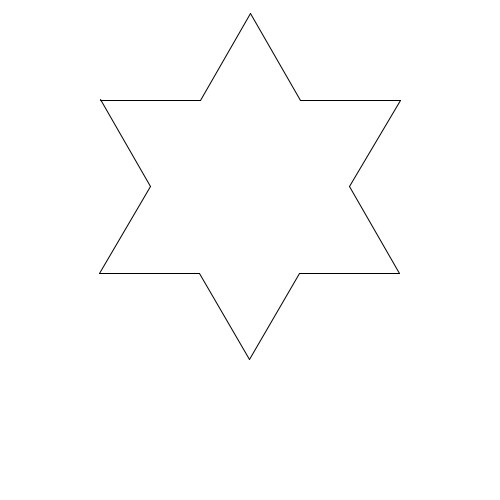
Frame 1 (no input)
Frame 60 (the mouse pressed at the canvas centre just before this capture): identical to frame 1, image omitted
Frame 120 (the mouse held since frame 60 and released just before this capture): identical to frame 1, image omitted

The Processing sketch that drew this single still picture (run headless with seeded random() and noise(); from frame 60 on, the mouse is pressed at the canvas centre):

// Processing sketch: KochSnowflake
// ── KochSnowflake.pde
import java.util.List;
import java.util.ArrayList;

class KochLine {
  private PVector start, end;
  
  public KochLine(PVector start, PVector end) {
    this.start = start;
    this.end = end;
  }
  
  private PVector genA() {
    return start.copy();
  }
  
  private PVector genB() {
    PVector v = PVector.sub(end, start).div(3.0);
    return start.copy().add(v);
  }
  
  private PVector genC() {
    PVector a = start.copy();
    PVector v = PVector.sub(end, start);
    v.div(3.0);
    a.add(v);
    v.rotate(-radians(60));
    a.add(v);
    return a;
  }
  
  private PVector genD() {
    PVector v = PVector.sub(end, start);
    v.mult(2/3.0);
    return v.add(start);
  }
  
  private PVector genE() {
    return end.copy();
  }
  
  List<KochLine> generate() {
    List<KochLine> generation = new ArrayList<KochLine>();
    PVector a = genA();
    PVector b = genB();
    PVector c = genC();
    PVector d = genD();
    PVector e = genE();
    
    generation.add(new KochLine(a, b));
    generation.add(new KochLine(b, c));
    generation.add(new KochLine(c, d));
    generation.add(new KochLine(d, e));

    return generation;
  }
  
  public void display() {
    line(start.x, start.y, end.x, end.y);
  }
}

class KochCurve {
  private List<KochLine> curve;
  
  public KochCurve() {
    PVector start = new PVector(0, 0);
    PVector end = new PVector(1, 0);
    KochLine segment = new KochLine(start, end);
    curve = new ArrayList<KochLine>();
    curve.add(segment);
  }

  public void generate() {
    List<KochLine> next = new ArrayList<KochLine>();
    for(KochLine segment : curve) {
      next.addAll(segment.generate());
    }
    curve = next;
  }
  
  public void display() {
    for(KochLine segment : curve) {
      segment.display();
    }
  }
}

int maxGenerations = 1;
boolean needUpdate = true;

void setup() {
  size(500, 500);
}

void draw() {
  if(!needUpdate) {
    return;
  }
  needUpdate = false;

  background(255);
  KochCurve curve = new KochCurve();
  pushMatrix();
  
  for(int i = 0; i < maxGenerations; ++i) {
    curve.generate();
  }
  
  pushMatrix();
  
  translate(100, 100);
  
  scale(300);
  strokeWeight(1/300.0);
  
  curve.display();

  translate(1, 0);
  rotate(radians(120));
  curve.display();

  translate(1, 0);
  rotate(radians(120));
  curve.display();

  popMatrix();
}

void mouseClicked() {
  maxGenerations = (maxGenerations) % 5 + 1;
  needUpdate = true;
}
